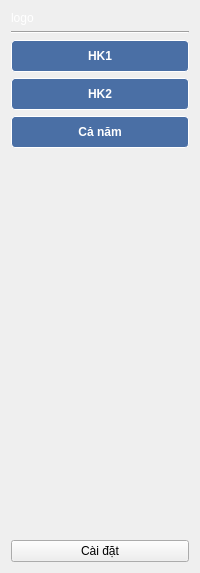
     <widget class="QWidget" name="thanhcongcu" native="true">
      <property name="styleSheet">
       <string notr="true">#thanhcongcu {
    background-color: #1A1A40; 
    border: 2px solid #4A6FA5; 
    border-radius: 4px;    
}   </string>
      </property>
      <layout class="QVBoxLayout" name="verticalLayout">
       <item>
        <widget class="QLabel" name="label">
         <property name="styleSheet">
          <string notr="true">color: rgb(255, 255, 255);</string>
         </property>
         <property name="text">
          <string>logo</string>
         </property>
         <property name="scaledContents">
          <bool>true</bool>
         </property>
        </widget>
       </item>
       <item>
        <widget class="Line" name="line">
         <property name="orientation">
          <enum>Qt::Horizontal</enum>
         </property>
        </widget>
       </item>
       <item>
        <widget class="QPushButton" name="nut_hk1">
         <property name="styleSheet">
          <string notr="true">#nut_hk1 {
    background-color: #4A6FA5; 
    color: white;              
    border: 1px solid #ffffff; 
    border-radius: 4px;
    
    min-height: 30px;     /* Bằng chiều cao nút trên cho đều */
    font-size: 12px;
    font-weight: bold;
}
#nut_hk1:hover {
    background-color: #3b5c8a;
}</string>
         </property>
         <property name="text">
          <string>HK1</string>
         </property>
        </widget>
       </item>
       <item>
        <widget class="QPushButton" name="nut_hk2">
         <property name="styleSheet">
          <string notr="true">#nut_hk2 {
    background-color: #4A6FA5; 
    color: white;              
    border: 1px solid #ffffff; 
    border-radius: 4px;
    
    min-height: 30px;     /* Bằng chiều cao nút trên cho đều */
    font-size: 12px;
    font-weight: bold;
}
#nut_hk2:hover {
    background-color: #3b5c8a;
}</string>
         </property>
         <property name="text">
          <string>HK2</string>
         </property>
        </widget>
       </item>
       <item>
        <widget class="QPushButton" name="nut_canam">
         <property name="styleSheet">
          <string notr="true">#nut_canam {
    background-color: #4A6FA5; 
    color: white;              
    border: 1px solid #ffffff; 
    border-radius: 4px;
    
    min-height: 30px;     /* Bằng chiều cao nút trên cho đều */
    font-size: 12px;
    font-weight: bold;
}
#nut_canam:hover {
    background-color: #3b5c8a;
}</string>
         </property>
         <property name="text">
          <string>Cả năm</string>
         </property>
        </widget>
       </item>
       <item>
        <spacer name="verticalSpacer">
         <property name="orientation">
          <enum>Qt::Vertical</enum>
         </property>
         <property name="sizeHint" stdset="0">
          <size>
           <width>20</width>
           <height>386</height>
          </size>
         </property>
        </spacer>
       </item>
       <item>
        <widget class="QPushButton" name="nut_caidat">
         <property name="text">
          <string>Cài đặt</string>
         </property>
        </widget>
       </item>
      </layout>
     </widget>
